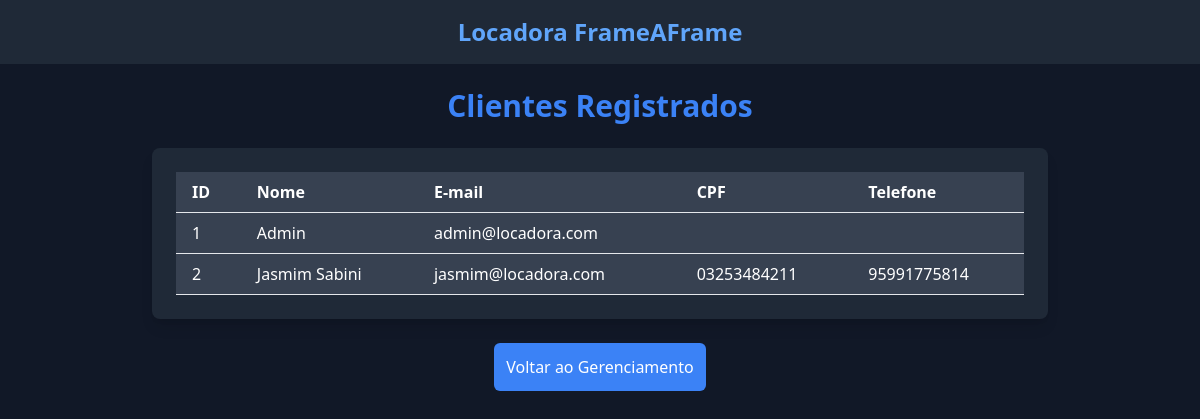
Page /relatorios/clientes (signed in) on the committed database.
### app/models.py (models this page shows, shortened)
class Usuario(db.Model, UserMixin):
    id = db.Column(db.Integer, primary_key=True)
    nome = db.Column(db.String(100), nullable=False)
    email = db.Column(db.String(120), unique=True, nullable=False)
    senha_hash = db.Column(db.String(256), nullable=False)
    is_admin = db.Column(db.Boolean, default=False)
    cliente = db.relationship(
        "Cliente", back_populates="usuario", uselist=False)

class Cliente(db.Model):
    id = db.Column(db.Integer, primary_key=True)
    usuario_id = db.Column(db.Integer, db.ForeignKey(
        "usuario.id"), nullable=False, unique=True)
    cpf = db.Column(db.String(11), unique=True, nullable=False)
    telefone = db.Column(db.String(20))
    usuario = db.relationship("Usuario", back_populates="cliente")
    locacoes = db.relationship("Locacao", backref="cliente", lazy="dynamic")

### app/routes/relatorios.py (the view)
@relatorios_bp.route("/relatorios/clientes")
@login_required
def listar_clientes():
    if current_user.is_admin:
        usuarios = Usuario.query.all()
        return render_template("relatorios_clientes.html", usuarios=usuarios)
    else:
        return "Você não tem permissão para acessar esta página.", 403

### app/__init__.py (called while the page is built)
@login_manager.user_loader
def load_user(user_id):
    from app.models import Usuario
    return Usuario.query.get(int(user_id))

### app/templates/relatorios_clientes.html (shortened to what this page needs)
{% extends "base.html" %}
{% block content %}
<div class="flex flex-col items-center min-h-screen">
    <h1 class="text-3xl font-bold text-blue-500 mb-6">Clientes Registrados</h1>
    <div class="w-full max-w-4xl bg-gray-800 p-6 rounded-lg shadow-lg">
        {% if usuarios %}
        <table class="w-full text-white">
            <thead>
                <tr class="bg-gray-700">
                    <th class="py-2 px-4 border-b text-left">ID</th>
                    <th class="py-2 px-4 border-b text-left">Nome</th>
                    <th class="py-2 px-4 border-b text-left">E-mail</th>
                    <th class="py-2 px-4 border-b text-left">CPF</th>
                    <th class="py-2 px-4 border-b text-left">Telefone</th>
                </tr>
            </thead>
            <tbody>
                {% for usuario in usuarios %}
                <tr class="bg-gray-700 hover:bg-gray-600">
                    <td class="py-2 px-4 border-b">{{ usuario.id }}</td>
                    <td class="py-2 px-4 border-b">{{ usuario.nome }}</td>
                    <td class="py-2 px-4 border-b">{{ usuario.email }}</td>
                    <td class="py-2 px-4 border-b">{{ usuario.cliente.cpf }}</td>
                    <td class="py-2 px-4 border-b">{{ usuario.cliente.telefone }}</td>
                </tr>
                {% endfor %}
            </tbody>
        </table>
        {% else %}
        <p class="text-gray-400 text-center">Nenhum cliente registrado no momento.</p>
        {% endif %}
    </div>
    <a href="{{ url_for('relatorios.hub') }}"
        class="mt-6 block bg-blue-500 text-white p-3 rounded-md hover:bg-blue-600">
        Voltar ao Gerenciamento
    </a>
</div>
{% endblock %}

### rows in the picture
Usuario: id "1", nome "Admin", email "admin@locadora.com"
Usuario: id "2", nome "Jasmim Sabini", email "jasmim@locadora.com", cliente.cpf "03253484211", cliente.telefone "95991775814"
